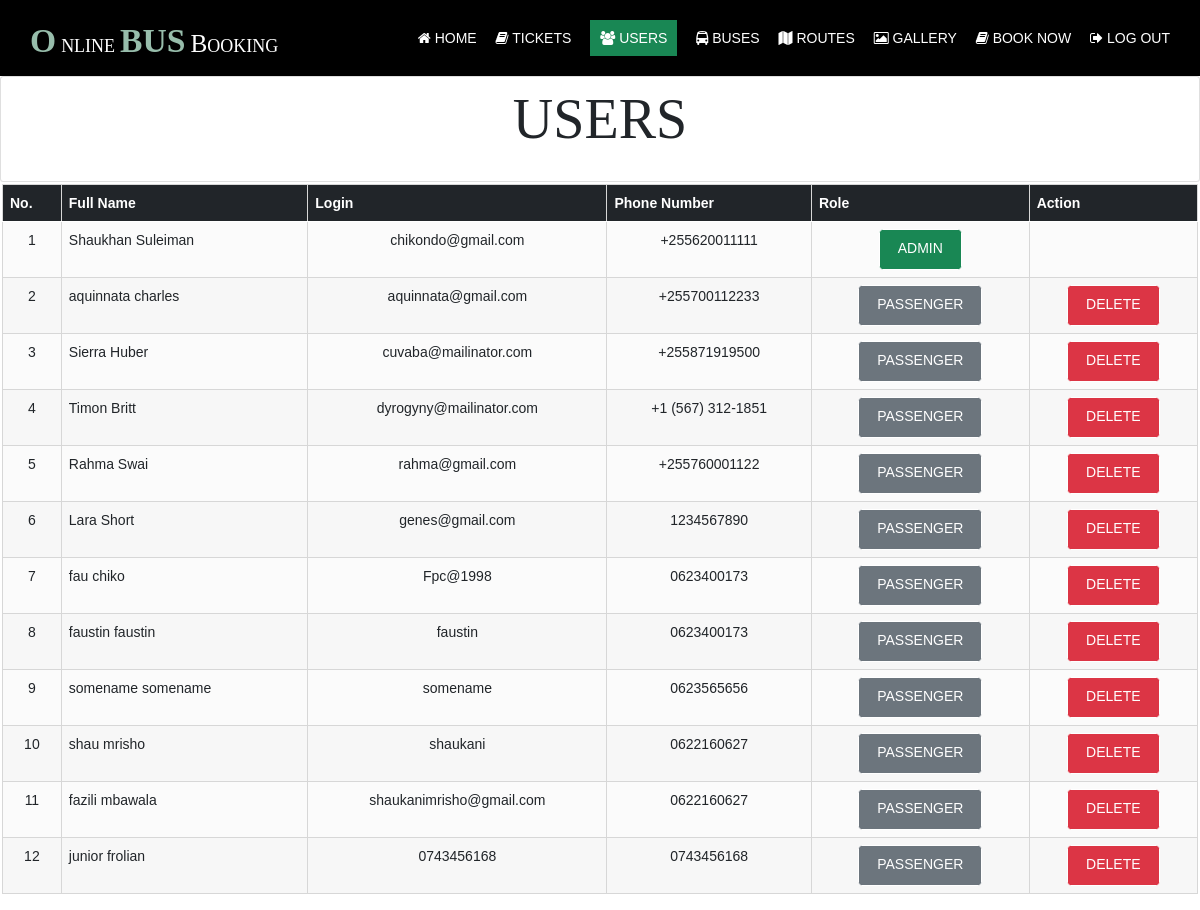
Before: /admin/users.php (signed in) with the older database file.
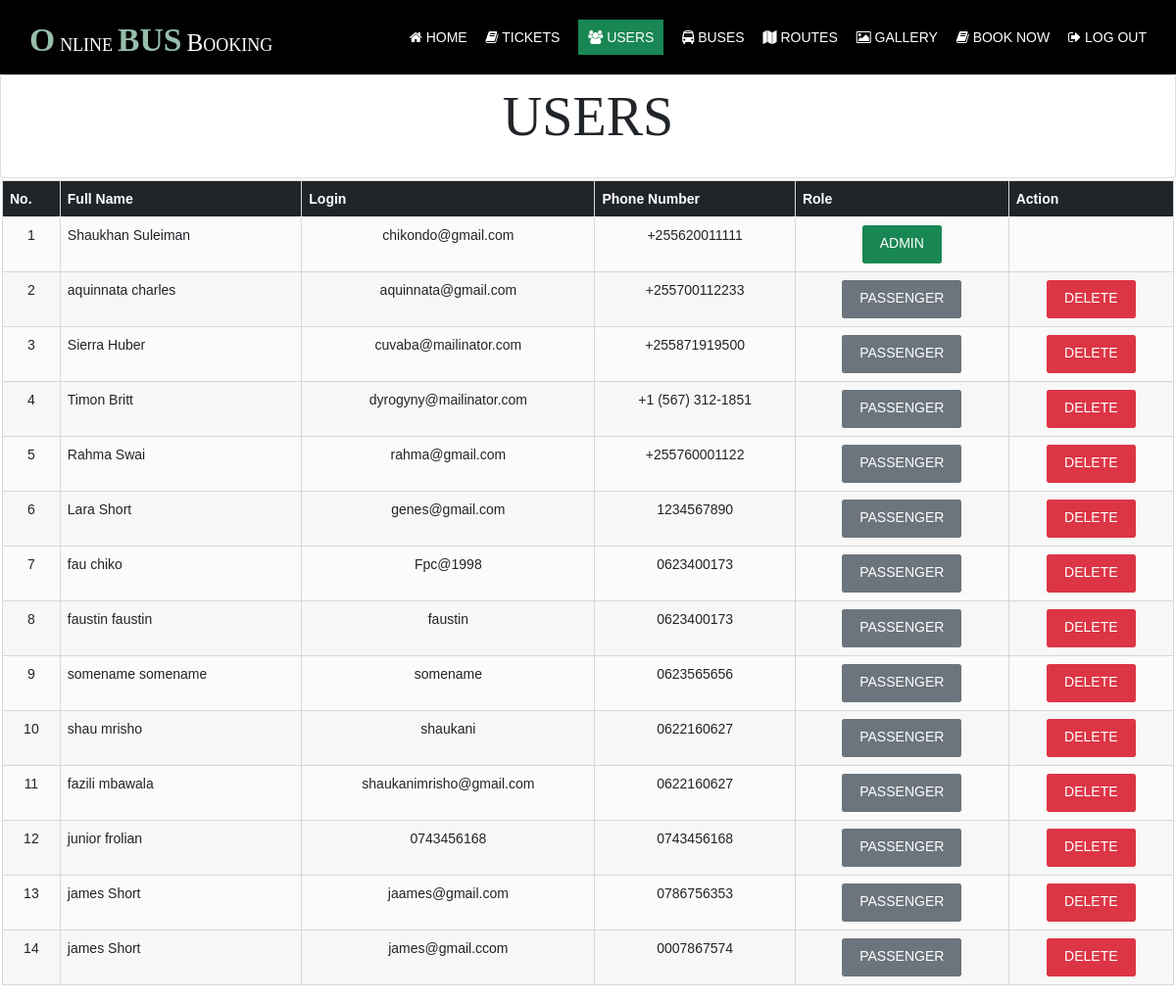
After: the same page with the newer database file.
### tables this page shows
CREATE TABLE `users` (
  `userId` bigint(13) NOT NULL,
  `phoneEmail` varchar(255) NOT NULL,
  `password` varchar(255) NOT NULL,
  `firstName` varchar(255) NOT NULL,
  `lastName` varchar(255) NOT NULL,
  `phoneNumber` varchar(255) NOT NULL,
  `role` varchar(50) NOT NULL DEFAULT 'USER',
  `status` tinyint(1) NOT NULL DEFAULT 1
);

### admin/users.php (the view, shortened to what this page needs)
<?php
require('../includes/db.php');
?>
<!DOCTYPE html>
<html lang="en">
<head>
    <link rel="stylesheet" href="../assets/css/bootstrap.css" media="all">
    <link rel="stylesheet" href="../assets/css/layout.css" type="text/css">
</head>
<body>
    <div class="wrapper row1">
        <header id="header" class="hoc clear">
            <div id="logo" class="fl_left">
                <h1 class="logoname"><a href="./">Online<span>bus</span>Booking</a></h1>
            </div>
            <nav id="mainav" class="fl_right">
                <ul class="clear">
                    <li><a href="../index.php"><i class="fa fa-home" aria-hidden="true"></i> Home</a></li>
                    <li><a href="./"><i class="fa fa-book" aria-hidden="true"></i> Tickets</a></li>
                    <li class="active"><a href="users.php"><i class="fa fa-users" aria-hidden="true"></i> Users</a></li>
                    <li><a href="buses.php"><i class="fa fa-bus" aria-hidden="true"></i> Buses</a></li>
                    <li><a href="routes.php"><i class="fa fa-map" aria-hidden="true"></i> Routes</a></li>
                    <li><a href="../gallery.php"><i class="fa fa-photo" aria-hidden="true"></i> Gallery</a></li>
                    <li><a href="../book.php"><i class="fa fa-book" aria-hidden="true"></i> Book Now</a></li>
                    <li><a href="../login.php"><i class="fa fa-sign-out" aria-hidden="true"></i> Log Out</a></li>
                </ul>
            </nav>
        </header>
    </div>
    <div class="row">
        <div class="container-fluid">
            <div class="card">
                <div class="row hoc">
                    <h1 class="heading" style="font-size: 4em; padding:10px">USERS</h1>
                </div>
            </div>
            <div class="row d-flex justify-content-center" style="padding: 0 10 10 10; margin:2px">
                <table class="table table-hover table-center table-responsive">
                    <thead>
                        <tr class="bg-dark">
                            <th scope="col">No.</th>
                            <th scope="col">Full Name</th>
                            <th scope="col">Login</th>
                            <th scope="col">Phone Number</th>
                            <th scope="col">Role</th>
                            <th scope="col">Action</th>
                        </tr>
                    </thead>
                    <tbody>
                        <?php
                        $list = $db->prepare('SELECT * FROM `users` ORDER BY `role`');
                        $list->execute();
                        $counter = 0;
                        while ($users = $list->fetch(PDO::FETCH_ASSOC)) {
                            $counter++;
                            echo '<tr>';
                        ?>
                            <td>
                                <center><?php echo $counter; ?></center>
                            </td>
                            <td>
                                <?php echo  $users['firstName'] . " " . $users['lastName']; ?>
                            </td>
                            <td>
                                <center><?php echo  $users['phoneEmail']; ?></center>
                            </td>
                            <td>
                                <center><?php echo  $users['phoneNumber']; ?></center>
                            </td>
                            <td>
                                <center>
                                    <?php if ($users['role'] == 'admin') {
                                        echo "<a class='btn btn-success'>ADMIN</a>";
                                    } else {
                                        echo "<a class='btn btn-secondary'>Passenger</a>";
                                    }
                                    ?></center>
                            </td>
                            <td>
                                <center>
                                    <?php
                                    if ($users['role'] != 'admin') {
                                        echo '
                                    <a class="btn btn-danger" href="users.php?del=' . $users['userId'] . '><i class="fa fa-trash" aria-hidden="true"></i> Delete</a>';
                                    }
                                    ?>
                                </center>
                            </td>
                        <?php
                            echo '</tr>';
                        }
                        ?>
                    </tbody>
                </table>
            </div>
        </div>
    </div>
</body>
</html>

Changed rows visible on the page:
added users: firstName "james", lastName "Short", phoneEmail "jaames@gmail.com", phoneNumber "0786756353", role "PASSENGER"
added users: firstName "james", lastName "Short", phoneEmail "james@gmail.ccom", phoneNumber "0007867574", role "PASSENGER"
